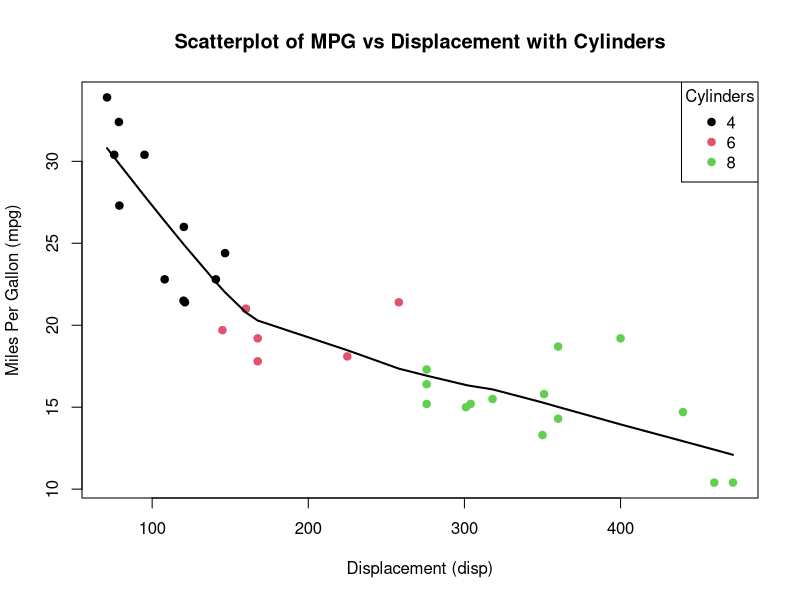

R code for this plot:
# 1. Load the mtcars dataset (already available in R)
data(mtcars)

# 2. Create a scatterplot with different colors based on cyl
plot(mtcars$disp, mtcars$mpg,
     col = as.factor(mtcars$cyl),  # Different colors for cyl
     xlab = "Displacement (disp)",  # X-axis label
     ylab = "Miles Per Gallon (mpg)",  # Y-axis label
     main = "Scatterplot of MPG vs Displacement with Cylinders",  # Title
     pch = 19)  # Solid circle for points

# 3. Add a smooth trend line
lines(lowess(mtcars$disp, mtcars$mpg), col = "black", lwd = 2)  # Lowess line (smoothed trend)

# 4. Add a legend
legend("topright", legend = levels(as.factor(mtcars$cyl)),
       col = 1:length(unique(mtcars$cyl)), pch = 19, title = "Cylinders")


